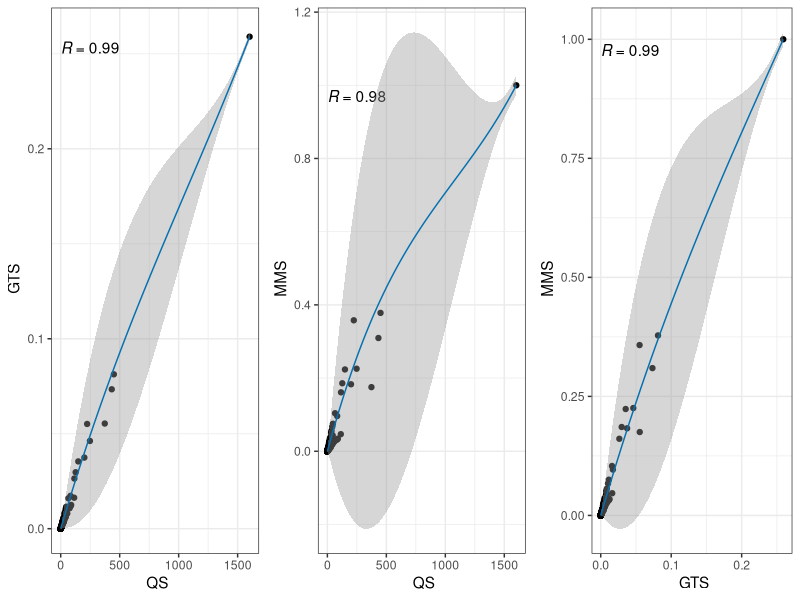
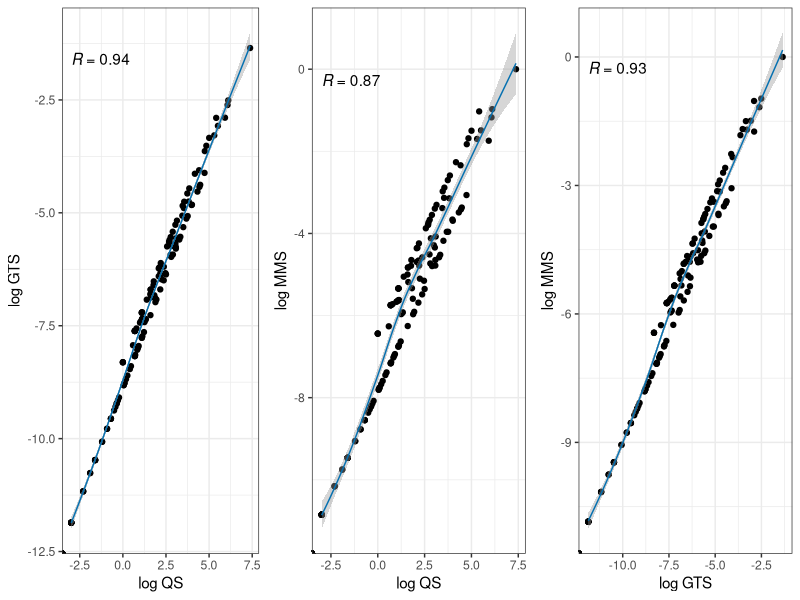
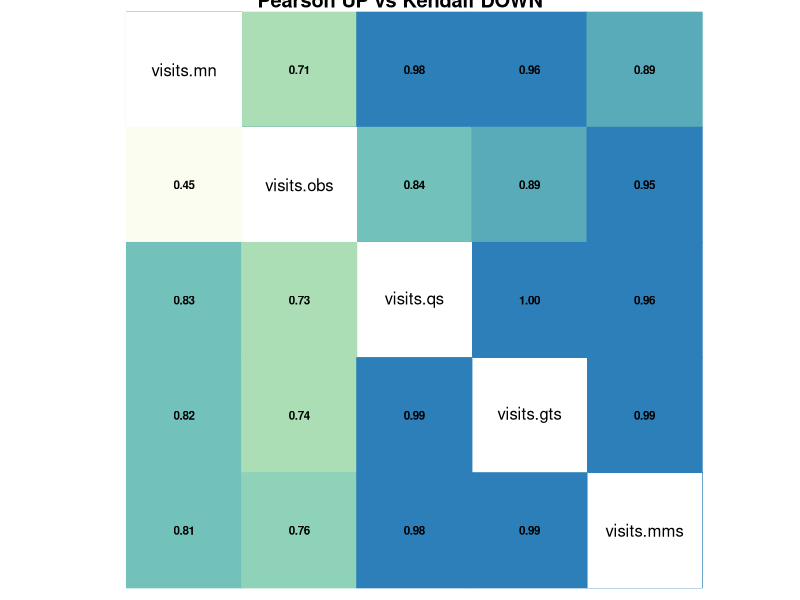
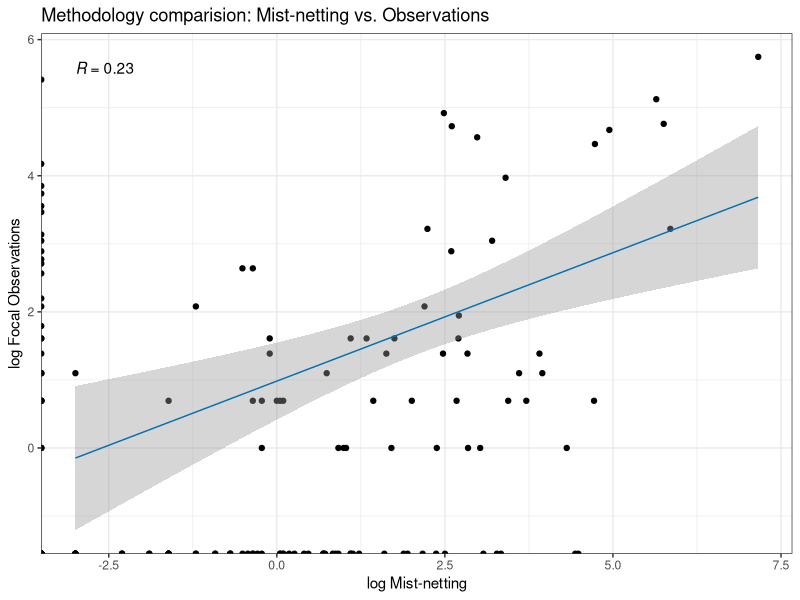
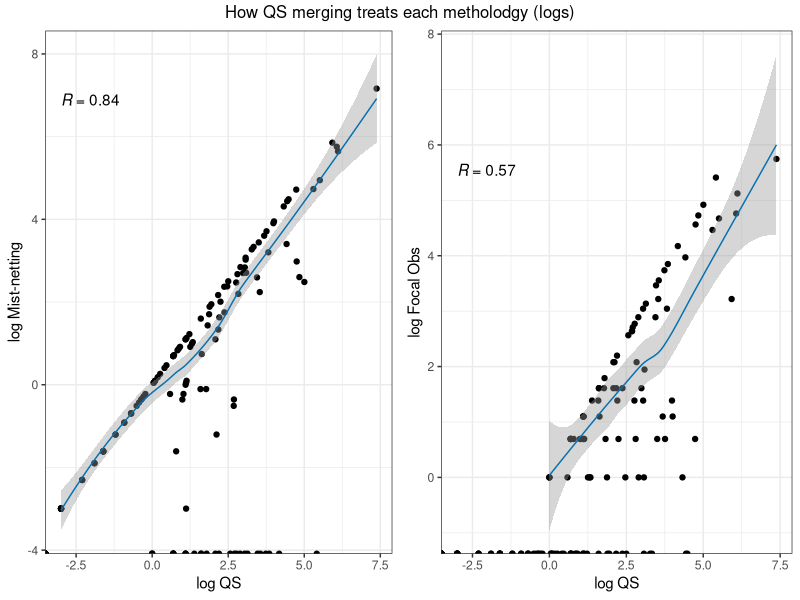
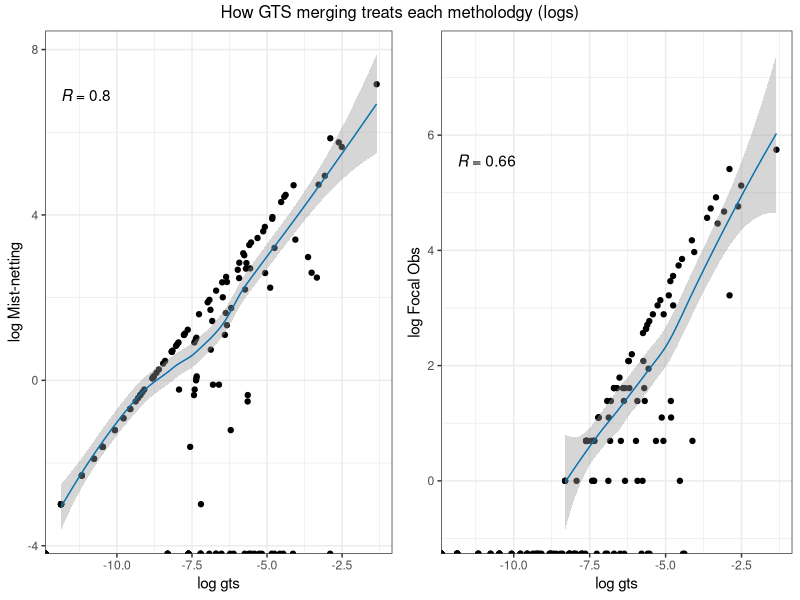
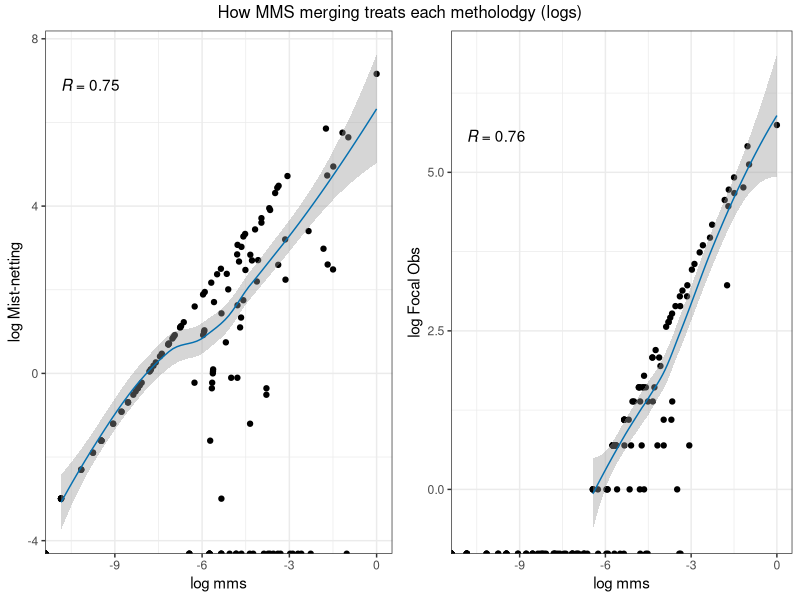

Recreate these plots in R, in order.
## ---- chunk 1
knitr::opts_chunk$set(echo = TRUE)
## ---- chunk 2
library(tidyverse)
library(tibble)
library(RColorBrewer)
library(gridExtra)
library(ggplot2)
library(ggpubr)
## ---- chunk 3
mn <- read.csv("../Case_studies_datasets/hr_mn_clean.csv",header=T,sep=",",dec=".")%>% 
	column_to_rownames(var="AASPECIES")
obs <- read.csv("../Case_studies_datasets/hr_obs_clean.csv",header=T,sep=",",dec=".")%>% 
	column_to_rownames(var="AASPECIES")
QC <- read.csv("../Data_merging/HR_QC.csv",header=T,sep=",",dec=".")%>% 
	column_to_rownames(var="X")
QS <- read.csv("../Data_merging/HR_QS.csv",header=T,sep=",",dec=".")%>% 
	column_to_rownames(var="X")
GTS <- read.csv("../Data_merging/HR_GTS.csv",header=T,sep=",",dec=".")%>% 
	column_to_rownames(var="X")
MMS <- read.csv("../Data_merging/HR_MMS.csv",header=T,sep=",",dec=".")%>% 
	column_to_rownames(var="X")
## ---- chunk 4
MN.long<- mn %>% 
  rownames_to_column(var="bird")%>%
  pivot_longer(-bird, names_to = "plant", values_to = "visits.mn")

OBS.long<- obs %>% 
  rownames_to_column(var="bird")%>%
  pivot_longer(-bird, names_to = "plant", values_to = "visits.obs")

QC.long<- QC %>% 
  rownames_to_column(var="bird")%>%
  pivot_longer(-bird, names_to = "plant", values_to = "visits.qc")

QS.long<- QS %>% 
  rownames_to_column(var="bird")%>%
  pivot_longer(-bird, names_to = "plant", values_to = "visits.qs")

GTS.long<- GTS %>% 
  rownames_to_column(var="bird")%>%
  pivot_longer(-bird, names_to = "plant", values_to = "visits.gts")

MMS.long<- MMS %>% 
  rownames_to_column(var="bird")%>%
  pivot_longer(-bird, names_to = "plant", values_to = "visits.mms")
## ---- chunk 5
all.long <- right_join(MN.long, OBS.long)%>%
  right_join(QC.long) %>%
  right_join(QS.long) %>% 
  right_join(GTS.long) %>%
  right_join(MMS.long) %>%
  dplyr::rowwise() %>% mutate(SD=sd(c(visits.gts,visits.mms)),
                              MEAN=mean(c(visits.gts,visits.mms)), CV=SD/MEAN)
## ---- chunk 6
QS_GTS <- ggplot(data=all.long, aes(x=(visits.qs), y=(visits.gts)))+geom_point()+
  theme_bw()+xlab(" QS")+ylab(" GTS")+
  #geom_smooth(method=lm)+ 
  stat_cor(aes(label = ..r.label..), method="kendall")+
  geom_smooth(color="#0570b0", size=0.5)
QS_MMS <- ggplot(data=all.long, aes(x=(visits.qs), y=(visits.mms)))+geom_point()+
  theme_bw()+xlab(" QS")+ylab(" MMS")+
  #geom_smooth(method=lm)+ 
  stat_cor(aes(label = ..r.label..), method="kendall")+
  geom_smooth(color="#0570b0", size=0.5)
GTS_MMS <- ggplot(data=all.long, aes(x=(visits.gts), y=(visits.mms)))+geom_point()+
  theme_bw()+xlab(" GTS")+ylab(" MMS")+
  #geom_smooth(method=lm)+ 
  stat_cor(aes(label = ..r.label..), method="kendall")+
  geom_smooth(color="#0570b0", size=0.5)

grid.arrange(QS_GTS, QS_MMS, GTS_MMS, ncol=3)
## ---- chunk 7
QS_GTS <- ggplot(data=all.long, aes(x=log(visits.qs), y=log(visits.gts)))+geom_point()+
  theme_bw()+xlab("log QS")+ylab("log GTS")+
  #geom_smooth(method=lm)+ 
  stat_cor(aes(label = ..r.label..), method="kendall")+
  geom_smooth(color="#0570b0", size=0.5)
QS_MMS <- ggplot(data=all.long, aes(x=log(visits.qs), y=log(visits.mms)))+geom_point()+
  theme_bw()+xlab("log QS")+ylab("log MMS")+
  #geom_smooth(method=lm)+ 
  stat_cor(aes(label = ..r.label..), method="kendall")+
  geom_smooth(color="#0570b0", size=0.5)
GTS_MMS <- ggplot(data=all.long, aes(x=log(visits.gts), y=log(visits.mms)))+geom_point()+
  theme_bw()+xlab("log GTS")+ylab("log MMS")+
  #geom_smooth(method=lm)+ 
  stat_cor(aes(label = ..r.label..), method="kendall")+
  geom_smooth(color="#0570b0", size=0.5)

grid.arrange(QS_GTS, QS_MMS, GTS_MMS, ncol=3)
## ---- chunk 8
pearson <- cor(x=all.long[,c(3,4,6:8)], method = "pearson")

kendall <- cor(x=all.long[,c(3,4,6:8)], method = "kendall")
## ---- chunk 9
library(corrplot)
library(RColorBrewer)

col <- colorRampPalette(c("white", "white","white", "white","white", "white", "white",  "white", "white","#D9EF8B","#A6D96A","#66BD63"))

col2 <- colorRampPalette(c("white", "white","white", "white","white", "white", "white",  "white", "white","#edf8b1","#7fcdbb","#2c7fb8"))

corrplot(pearson, method = "color",type="upper",number.cex = .7,addCoef.col="black", tl.col = "black", col=col2(40), title="Pearson UP vs Kendall DOWN", tl.pos = "d",tl.srt = 45, cl.pos = "n")

corrplot(kendall, method = "color",type="lower",number.cex = .7,addCoef.col=T, tl.col = "black",  col=col2(40),diag = FALSE, tl.pos = "n", cl.pos = "n",add=T)
## ---- chunk 10
# #with confidence intervals
# library(psych)
# cor.ci(x=all.long[,c(3,4,6:8)], method = "pearson")
# cor.ci(x=all.long[,c(3,4,6:8)], method = "kendall")
# f<-cor.plot.upperLowerCi(e)
## ---- chunk 11
sum(mn)
## ---- chunk 12
sum(obs)
## ---- chunk 13
log_MN_OBS <- ggplot(data=all.long, aes(x=log(visits.mn), y=log(visits.obs)))+geom_point()+
  theme_bw()+xlab("log Mist-netting")+ylab("log Focal Observations")+
  #geom_smooth(color="violetred4", size=0.5)+ 
  geom_smooth(method=lm, color="#0570b0", size=0.5)+
  stat_cor(aes(label = ..r.label..), method="kendall")+  
  labs(title="Methodology comparision: Mist-netting vs. Observations")
log_MN_OBS 
## ---- chunk 14
QS_mn_log <- ggplot(data=all.long, aes(x=log(visits.qs), y=log(visits.mn)))+geom_point()+
  theme_bw()+ylab("log Mist-netting")+xlab("log QS")+
  geom_smooth(color="#0570b0", size=0.5)+
  #geom_smooth(method=lm, color="violetred1", size=0.5)+ 
  stat_cor(aes(label = ..r.label..), method="kendall")

QS_obs_log <- ggplot(data=all.long, aes(x=log(visits.qs), y=log(visits.obs)))+geom_point()+
  theme_bw()+ylab("log Focal Obs")+xlab("log QS")+
  geom_smooth(color="#0570b0", size=0.5)+
  #geom_smooth(method=lm, color="violetred1", size=0.5)+ 
  stat_cor(aes(label = ..r.label..), method="kendall")

grid.arrange(QS_mn_log, QS_obs_log, ncol=2, top="How QS merging treats each metholodgy (logs)")
## ---- chunk 15
gts_mn_log <- ggplot(data=all.long, aes(x=log(visits.gts), y=log(visits.mn)))+geom_point()+
  theme_bw()+ylab("log Mist-netting")+xlab("log gts")+
  geom_smooth(color="#0570b0", size=0.5)+
  #geom_smooth(method=lm, color="violetred1", size=0.5)+ 
  stat_cor(aes(label = ..r.label..), method="kendall")

gts_obs_log <- ggplot(data=all.long, aes(x=log(visits.gts), y=log(visits.obs)))+geom_point()+
  theme_bw()+ylab("log Focal Obs")+xlab("log gts")+
  geom_smooth(color="#0570b0", size=0.5)+
  #geom_smooth(method=lm, color="violetred1", size=0.5)+ 
  stat_cor(aes(label = ..r.label..), method="kendall")

grid.arrange(gts_mn_log, gts_obs_log, ncol=2, top="How GTS merging treats each metholodgy (logs)")
## ---- chunk 16
mms_mn_log <- ggplot(data=all.long, aes(x=log(visits.mms), y=log(visits.mn)))+geom_point()+
  theme_bw()+ylab("log Mist-netting")+xlab("log mms")+
  geom_smooth(color="#0570b0", size=0.5)+
  #geom_smooth(method=lm, color="violetred1", size=0.5)+ 
  stat_cor(aes(label = ..r.label..), method="kendall")

mms_obs_log <- ggplot(data=all.long, aes(x=log(visits.mms), y=log(visits.obs)))+geom_point()+
  theme_bw()+ylab("log Focal Obs")+xlab("log mms")+
  geom_smooth(color="#0570b0", size=0.5)+
  #geom_smooth(method=lm, color="violetred1", size=0.5)+ 
  stat_cor(aes(label = ..r.label..), method="kendall")

grid.arrange(mms_mn_log, mms_obs_log, ncol=2, top="How MMS merging treats each metholodgy (logs)")
